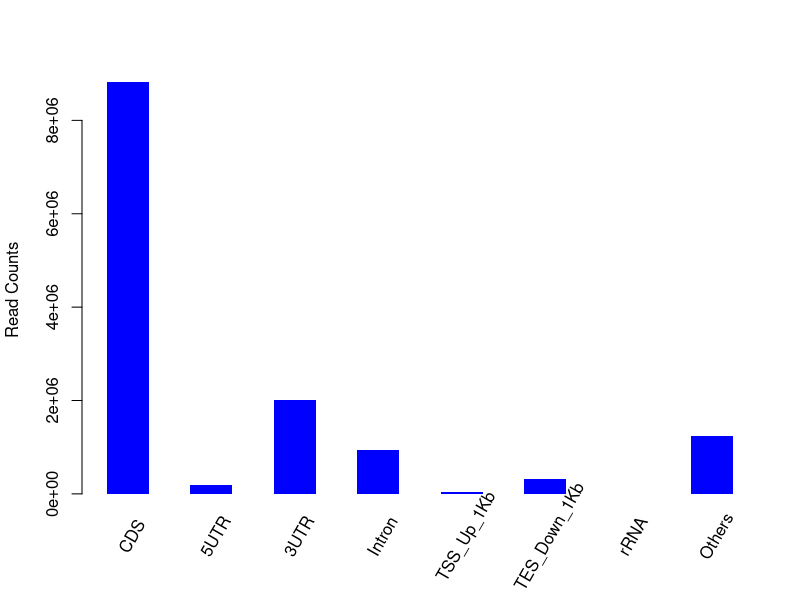

Write R code to recreate this figure.
png("/rds/user/is460/hpc-work/muscle-rnaseq/ezbamqc/output/figs/srpk3_hom_ttnb_wt_8.read_distr.png",width=500,height=500,units="px")
M=c(8821997,200504,2017430,936702,45199,323468,1324,1244581)
Mname=c("CDS","5UTR","3UTR","Intron","TSS_Up_1Kb","TES_Down_1Kb","rRNA","Others")
val = barplot(M,xlab="",space=1,ylab="Read Counts",col="blue",border="NA")
text(x=seq(val[1],val[8],by=2),y=rep(0,8),srt=60,adj=0,offset=2,pos=1,xpd=T,labels=Mname)
dev.state = dev.off()
